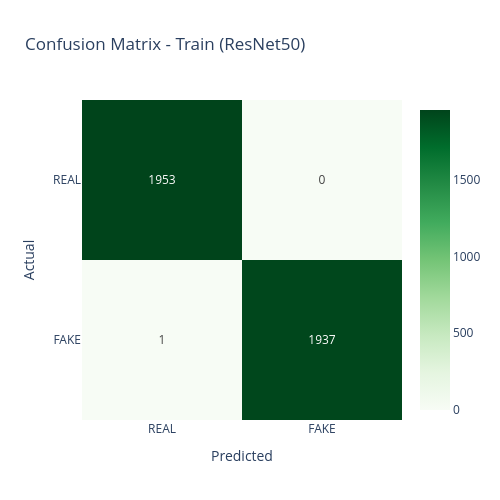
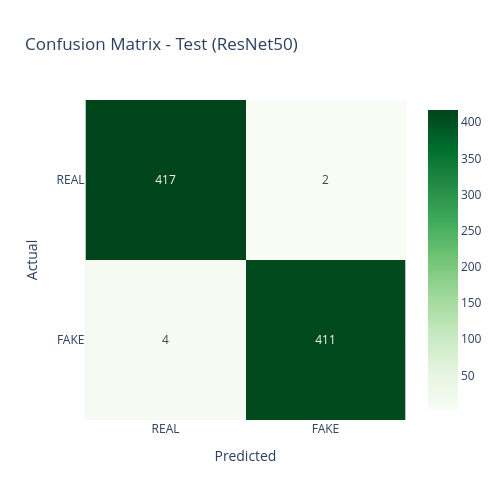

Notebook source saved alongside these figures, in order:
### Markdown cell above
### ResNet Model:

### Code cell
# Train Confusion Matrix
cm_resnet_train = confusion_matrix(
                        resnet_train_results["labels"],
                        resnet_train_results["preds"]
)

resnet_train_fig = px.imshow(
                            cm_resnet_train,
                            text_auto=True,
                            x=['REAL', 'FAKE'],
                            y=['REAL', 'FAKE'],
                            color_continuous_scale='Greens',
                            title='Confusion Matrix - Train (ResNet50)'
)

resnet_train_fig.update_layout( height = 500, width = 500,
                                xaxis_title='Predicted',
                                yaxis_title='Actual'
)

resnet_train_fig.show()

joblib.dump(resnet_train_fig, r"C:\Users\jagad\Documents\my_classes\Tasks\my_projects\Deep_Fake_project_final\models\confu_resnet_train_fig.pkl")
print(" confusion resnet_train_fig saved as pkl file")



# Test Confusion Matrix
cm_resnet_test = confusion_matrix(
                          resnet_test_results["labels"],
                          resnet_test_results["preds"]
)

resnet_test_fig = px.imshow(
                            cm_resnet_test,
                            text_auto=True,
                            x=['REAL', 'FAKE'],
                            y=['REAL', 'FAKE'],
                            color_continuous_scale='Greens',
                            title='Confusion Matrix - Test (ResNet50)'
)

resnet_test_fig.update_layout( height = 500, width = 500,
                                xaxis_title='Predicted',
                                yaxis_title='Actual'
)

resnet_test_fig.show()

joblib.dump(resnet_test_fig, r"C:\Users\jagad\Documents\my_classes\Tasks\my_projects\Deep_Fake_project_final\models\confu_resnet_test_fig.pkl")
print(" confusion resnet_test_fig saved as pkl file")

### Figure 1 — Plotly figure (JSON) as saved in the notebook; plotly's stock layout.template omitted (floating-point values rounded to 4 significant figures)
{"data": [{"coloraxis": "coloraxis", "hovertemplate": "x: %{x}<br>y: %{y}<br>color: %{z}<extra></extra>", "name": "0", "texttemplate": "%{z}", "type": "heatmap", "x": ["REAL", "FAKE"], "xaxis": "x", "y": ["REAL", "FAKE"], "yaxis": "y", "z": [[1953, 0], [1, 1937]]}], "layout": {"coloraxis": {"autocolorscale": false, "colorscale": [[0, "rgb(247,252,245)"], [0.125, "rgb(229,245,224)"], [0.25, "rgb(199,233,192)"], [0.375, "rgb(161,217,155)"], [0.5, "rgb(116,196,118)"], [0.625, "rgb(65,171,93)"], [0.75, "rgb(35,139,69)"], [0.875, "rgb(0,109,44)"], [1, "rgb(0,68,27)"]]}, "height": 500, "title": {"text": "Confusion Matrix - Train (ResNet50)"}, "width": 500, "xaxis": {"anchor": "y", "constrain": "domain", "domain": [0, 1], "scaleanchor": "y", "title": {"text": "Predicted"}}, "yaxis": {"anchor": "x", "autorange": "reversed", "constrain": "domain", "domain": [0, 1], "title": {"text": "Actual"}}}}

### Figure 2 — Plotly figure (JSON) as saved in the notebook; plotly's stock layout.template omitted (floating-point values rounded to 4 significant figures)
{"data": [{"coloraxis": "coloraxis", "hovertemplate": "x: %{x}<br>y: %{y}<br>color: %{z}<extra></extra>", "name": "0", "texttemplate": "%{z}", "type": "heatmap", "x": ["REAL", "FAKE"], "xaxis": "x", "y": ["REAL", "FAKE"], "yaxis": "y", "z": [[417, 2], [4, 411]]}], "layout": {"coloraxis": {"autocolorscale": false, "colorscale": [[0, "rgb(247,252,245)"], [0.125, "rgb(229,245,224)"], [0.25, "rgb(199,233,192)"], [0.375, "rgb(161,217,155)"], [0.5, "rgb(116,196,118)"], [0.625, "rgb(65,171,93)"], [0.75, "rgb(35,139,69)"], [0.875, "rgb(0,109,44)"], [1, "rgb(0,68,27)"]]}, "height": 500, "title": {"text": "Confusion Matrix - Test (ResNet50)"}, "width": 500, "xaxis": {"anchor": "y", "constrain": "domain", "domain": [0, 1], "scaleanchor": "y", "title": {"text": "Predicted"}}, "yaxis": {"anchor": "x", "autorange": "reversed", "constrain": "domain", "domain": [0, 1], "title": {"text": "Actual"}}}}
